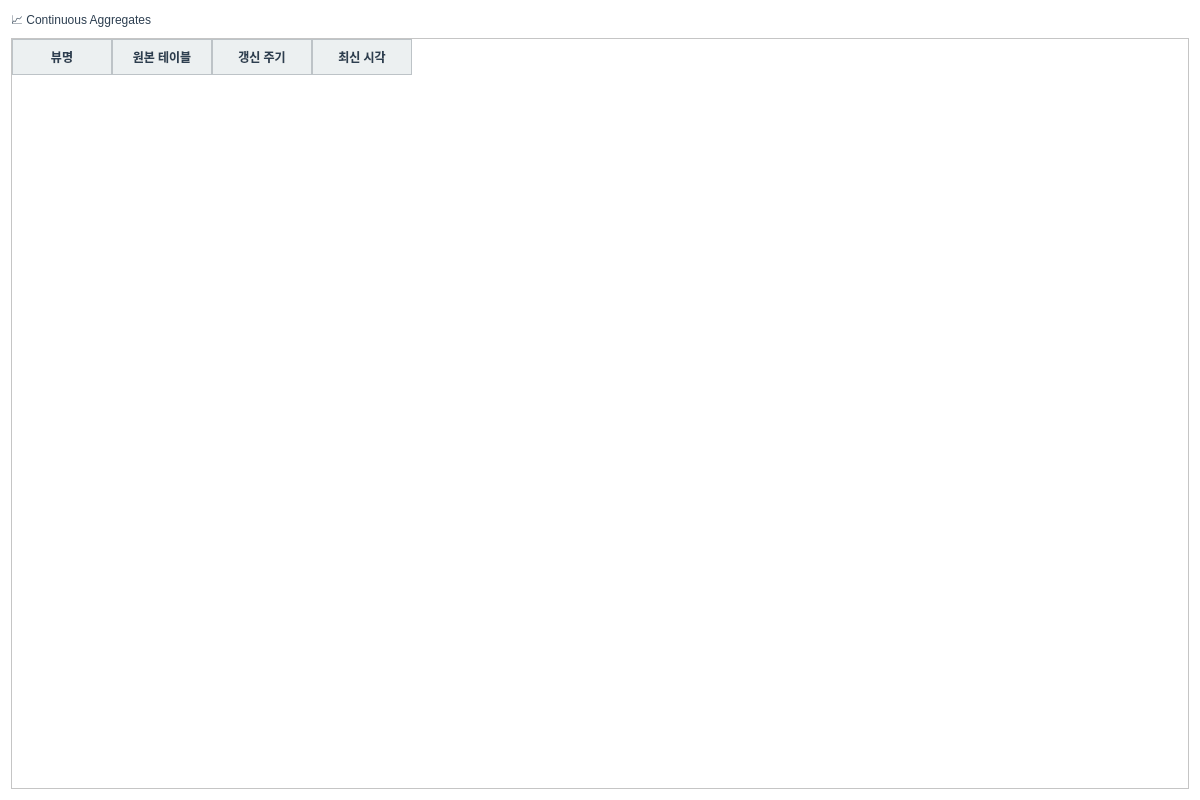
<?xml version="1.0" encoding="UTF-8"?>
<ui version="4.0">
 <class>CaggTab</class>
 <widget class="QWidget" name="CaggTab">
  <property name="geometry">
   <rect>
    <x>0</x>
    <y>0</y>
    <width>1200</width>
    <height>800</height>
   </rect>
  </property>
  <property name="windowTitle">
   <string>Continuous Aggregates</string>
  </property>
  <property name="styleSheet">
   <string notr="true">QWidget {
    background-color: #FFFFFF;
    color: #2C3E50;
    font-family: &quot;맑은 고딕&quot;;
    font-size: 9pt;
}

QTabWidget::pane {
    border: 1px solid #BDC3C7;
    background-color: #FFFFFF;
}

QTabBar::tab {
    background-color: #ECF0F1;
    color: #2C3E50;
    padding: 8px 16px;
    margin-right: 2px;
    border: 1px solid #BDC3C7;
    border-bottom: none;
    border-top-left-radius: 4px;
    border-top-right-radius: 4px;
}

QTabBar::tab:selected {
    background-color: #3498DB;
    color: #FFFFFF;
    font-weight: bold;
}

QTabBar::tab:hover {
    background-color: #D5DBDB;
}

QTableWidget {
    gridline-color: #BDC3C7;
    background-color: #FFFFFF;
    alternate-background-color: #F8F9FA;
    selection-background-color: #3498DB;
    selection-color: #FFFFFF;
}

QTableWidget::item {
    padding: 4px;
    border: none;
}

QHeaderView::section {
    background-color: #ECF0F1;
    color: #2C3E50;
    padding: 6px;
    border: 1px solid #BDC3C7;
    font-weight: bold;
}

QLineEdit, QTextEdit, QPlainTextEdit {
    background-color: #FFFFFF;
    border: 1px solid #BDC3C7;
    border-radius: 3px;
    padding: 4px;
    color: #2C3E50;
}

QLineEdit:focus, QTextEdit:focus, QPlainTextEdit:focus {
    border: 2px solid #3498DB;
}

QPushButton {
    background-color: #3498DB;
    color: #FFFFFF;
    border: none;
    border-radius: 4px;
    padding: 6px 12px;
    font-weight: bold;
}

QPushButton:hover {
    background-color: #2980B9;
}

QPushButton:pressed {
    background-color: #1F618D;
}

QPushButton:disabled {
    background-color: #BDC3C7;
    color: #7F8C8D;
}

QLabel {
    color: #2C3E50;
    background-color: transparent;
}

QGroupBox {
    border: 2px solid #BDC3C7;
    border-radius: 5px;
    margin-top: 10px;
    padding-top: 10px;
    background-color: #F8F9FA;
}

QGroupBox::title {
    subcontrol-origin: margin;
    subcontrol-position: top left;
    padding: 0 5px;
    color: #2C3E50;
    font-weight: bold;
}

QProgressBar {
    border: 1px solid #BDC3C7;
    border-radius: 3px;
    text-align: center;
    background-color: #ECF0F1;
}

QProgressBar::chunk {
    background-color: #3498DB;
}</string>
  </property>
  <layout class="QVBoxLayout" name="verticalLayout">
   <item>
    <widget class="QLabel" name="label_title">
     <property name="text">
      <string>📈 Continuous Aggregates</string>
     </property>
     <property name="styleSheet">
   <string notr="true">QWidget {
    background-color: #FFFFFF;
    color: #2C3E50;
    font-family: &quot;맑은 고딕&quot;;
    font-size: 9pt;
}

QTabWidget::pane {
    border: 1px solid #BDC3C7;
    background-color: #FFFFFF;
}

QTabBar::tab {
    background-color: #ECF0F1;
    color: #2C3E50;
    padding: 8px 16px;
    margin-right: 2px;
    border: 1px solid #BDC3C7;
    border-bottom: none;
    border-top-left-radius: 4px;
    border-top-right-radius: 4px;
}

QTabBar::tab:selected {
    background-color: #3498DB;
    color: #FFFFFF;
    font-weight: bold;
}

QTabBar::tab:hover {
    background-color: #D5DBDB;
}

QTableWidget {
    gridline-color: #BDC3C7;
    background-color: #FFFFFF;
    alternate-background-color: #F8F9FA;
    selection-background-color: #3498DB;
    selection-color: #FFFFFF;
}

QTableWidget::item {
    padding: 4px;
    border: none;
}

QHeaderView::section {
    background-color: #ECF0F1;
    color: #2C3E50;
    padding: 6px;
    border: 1px solid #BDC3C7;
    font-weight: bold;
}

QLineEdit, QTextEdit, QPlainTextEdit {
    background-color: #FFFFFF;
    border: 1px solid #BDC3C7;
    border-radius: 3px;
    padding: 4px;
    color: #2C3E50;
}

QLineEdit:focus, QTextEdit:focus, QPlainTextEdit:focus {
    border: 2px solid #3498DB;
}

QPushButton {
    background-color: #3498DB;
    color: #FFFFFF;
    border: none;
    border-radius: 4px;
    padding: 6px 12px;
    font-weight: bold;
}

QPushButton:hover {
    background-color: #2980B9;
}

QPushButton:pressed {
    background-color: #1F618D;
}

QPushButton:disabled {
    background-color: #BDC3C7;
    color: #7F8C8D;
}

QLabel {
    color: #2C3E50;
    background-color: transparent;
}

QGroupBox {
    border: 2px solid #BDC3C7;
    border-radius: 5px;
    margin-top: 10px;
    padding-top: 10px;
    background-color: #F8F9FA;
}

QGroupBox::title {
    subcontrol-origin: margin;
    subcontrol-position: top left;
    padding: 0 5px;
    color: #2C3E50;
    font-weight: bold;
}

QProgressBar {
    border: 1px solid #BDC3C7;
    border-radius: 3px;
    text-align: center;
    background-color: #ECF0F1;
}

QProgressBar::chunk {
    background-color: #3498DB;
}</string>
  </property>
    </widget>
   </item>
   <item>
    <widget class="QTableWidget" name="table_cagg">
     <property name="alternatingRowColors">
      <bool>true</bool>
     </property>
     <property name="selectionBehavior">
      <enum>QAbstractItemView::SelectRows</enum>
     </property>
     <property name="editTriggers">
      <set>QAbstractItemView::NoEditTriggers</set>
     </property>
     <column>
      <property name="text">
       <string>뷰명</string>
      </property>
     </column>
     <column>
      <property name="text">
       <string>원본 테이블</string>
      </property>
     </column>
     <column>
      <property name="text">
       <string>갱신 주기</string>
      </property>
     </column>
     <column>
      <property name="text">
       <string>최신 시각</string>
      </property>
     </column>
    </widget>
   </item>
  </layout>
 </widget>
 <resources/>
 <connections/>
</ui>
